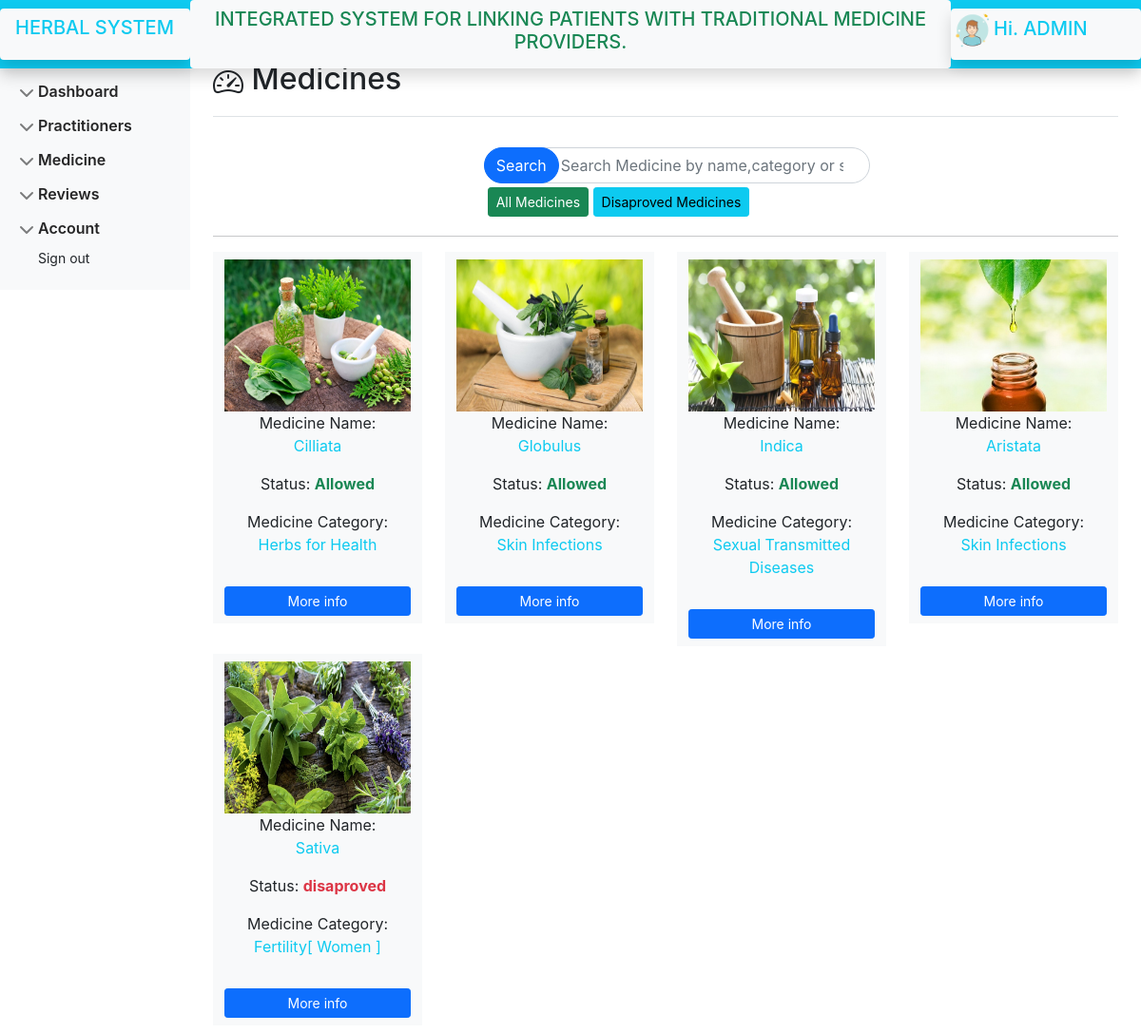
Page /admin/medicines.php (signed in) on the committed database.
### tables this page shows
CREATE TABLE `medicine` (
  `id` int(50) NOT NULL AUTO_INCREMENT,
  `mname` varchar(255) NOT NULL,
  `mdescription` text NOT NULL DEFAULT 'Herbs for general Health of the body',
  `mcategory` varchar(255) NOT NULL,
  `added_by` varchar(100) NOT NULL,
  `status` varchar(15) NOT NULL DEFAULT 'Allowed',
  `image` varchar(255) NOT NULL,
  PRIMARY KEY (`id`)
);

### admin/medicines.php (the view, shortened to what this page needs)
<?php include "../includes/database.php";?>
<!Doctype html>
<html lang="en">
<head>
    <link href="../../css/bootstrap.css" type="text/css" rel="stylesheet">
    <link href="../profile.css" type="text/css" rel="stylesheet">
    <link rel="stylesheet" href="https://cdn.jsdelivr.net/npm/bootstrap@5.1.3/dist/css/bootstrap.min.css"
>
    <link rel="stylesheet" href="https://cdn.jsdelivr.net/npm/bootstrap-icons@1.8.2/font/bootstrap-icons.css">
    <link href="https://cdnjs.cloudflare.com/ajax/libs/font-awesome/5.13.0/css/all.min.css" rel="stylesheet">
    <link rel="stylesheet" href="sidebar.css">
    <link rel="stylesheet" href="https://cdn.jsdelivr.net/npm/bootstrap-icons@1.8.2/font/bootstrap-icons.css">
    <link href="https://cdnjs.cloudflare.com/ajax/libs/font-awesome/5.13.0/css/all.min.css" rel="stylesheet">
</head>
<body>
    <?php include '../includes/adminheader.php';?>
    <div class="container-fluid ">
        <div class="row pt-4 ">
            <?php include '../includes/adminnav.php';?>
            <main class="col-md-9 ms-sm-auto col-lg-10 px-md-4 pt-4">
                <div
                    class="d-flex justify-content-between flex-wrap flex-md-nowrap align-items-center pt-3 pb-2 mb-3 border-bottom">
                    <h1 class="h2"><i class="bi bi-speedometer2"></i>&nbsp;Medicines</h1>
                </div>
                <div class="row">
                    <div class="form-group mt-3 col-lg-5 col-md-7 col-sl-5 m-auto position-relative">
                        <form action="" method="get">
                            <input type="search" name="search" class="form-control d-block search-box position-absolute"
                                placeholder="Search Medicine by name,category or status" aria-describedby="helpId">
                            <button type="submit"
                                class="btn btn-primary d-flex flex-row-reverse position-relative search-button">
                                Search
                            </button>
                        </form>
                        <div class="col-12 p-1">
                            <a href="medicines.php" class="btn btn-success btn-sm">All Medicines</a>
                            <a href="?disaproved" class="btn btn-info btn-sm">Disaproved Medicines</a>
                        </div>
                    </div>
                </div>
                <hr>
                <div class="row mt-3">
                    <?php
                            if(!isset($_GET['search'])){
                                if(isset($_GET['disaproved'])){
                                    $sql = "SELECT * FROM `medicine` WHERE `status`= 'disaproved'";
                                }else{
                                    $sql = "SELECT * FROM `medicine`";
                                }
                            }else{
                                $keyword = $_GET['search'];
                                $sql = "SELECT * FROM `medicine` WHERE (`mname` LIKE '%".$keyword."%') OR (`mcategory` LIKE '%".$keyword."%') OR (`mdescription` LIKE '%".$keyword."%')";
                            }
                            $resultset = mysqli_query($conn, $sql);
                            if(mysqli_num_rows($resultset)==0){
                                echo '<h5 class="text-center text-danger">';
                                echo 'No Medicine  found !';
                                echo '</h5>';
                            }elseif(!isset($_GET['id'])){
                         while( $record = mysqli_fetch_assoc($resultset) ) {
                                $id = $record['id'];
                                $mname = $record['mname'];
                                $mcategory = $record['mcategory'];
                                $status = $record['status'];
                                $image = $record['image'];
                            ?>
                    <div class="col-lg-3 col-md-5 col-sm-8 card-box">
                        <div class="row m-0 bg-light mb-2">
                            <div class=" card-box">
                                <div class="member-card pt-2 pb-2">
                                    <div class="thumb-sm text-center member-thumb mx-auto">
                                        <img src="../upload/<?php echo $image; ?>" class="" alt="profile-image"
                                            height="160px" width="100%">
                                    </div>
                                    <div class="col-12 text-center ">
                                        <p class="p-0 m-0">Medicine Name:
                                        <p class="text-info"><?php  echo $mname;?></p>
                                        </p>
                                        <p class="p-0 m-0">Status: <?php
                                        if($status == 'Allowed'){
                                            echo '<b class="text-success">';
                                            echo $status;
                                            echo '</b>';
                                        }else{
                                            echo '<b class="text-danger">';
                                            echo $status;
                                            echo '</b>';
                                        }
                                        ?></p>
                                        <p class="p-0 m-0">Medicine Category:
                                        <p class="text-info"><?php  echo $mcategory;?>
                                        </p>
                                        </p>
                                    </div>
                                    <a href="?id=<?php echo $id;?>" class="btn btn-primary mt-3 w-100 btn-sm   ">More
                                        info</a>
                                </div>
                            </div>
                        </div>
                    </div>
                    <?php }
             }
                    ?>
                </div>
            </main>
        </div>
    </div>
</body>
</html>

### admin/profile.css (style rules this page uses)
body { font-family: -apple-system, BlinkMacSystemFont, 'Segoe UI', Roboto, Oxygen, Ubuntu, Cantarell, 'Open Sans', 'Helvetica Neue', sans-serif; background-color: #f9f9fa }

### admin/sidebar.css (style rules this page uses)
body { font-family: -apple-system, BlinkMacSystemFont, 'Segoe UI', Roboto, Oxygen, Ubuntu, Cantarell, 'Open Sans', 'Helvetica Neue', sans-serif; min-height: 100vh; min-height: -webkit-fill-available; }
html { height: -webkit-fill-available; }
.bi { vertical-align: -.125em; pointer-events: none; fill: currentColor; }

### admin/medicines.php (style rules this page uses)
input[type='search'] { padding-left: 80px; text-align: center; }
button.search-button, .search-box, .profile { border-radius: 70px; }

### rows in the picture
medicine: image (picture), mname "Cilliata", status "Allowed", mcategory "Herbs for Health"
medicine: image (picture), mname "Globulus", status "Allowed", mcategory "Skin Infections"
medicine: image (picture), mname "Indica", status "Allowed", mcategory "Sexual Transmitted Diseases"
medicine: image (picture), mname "Aristata", status "Allowed", mcategory "Skin Infections"
medicine: image (picture), mname "Sativa", status "disaproved", mcategory "Fertility[ Women ]"

### other values in the picture
$admin "ADMIN"
